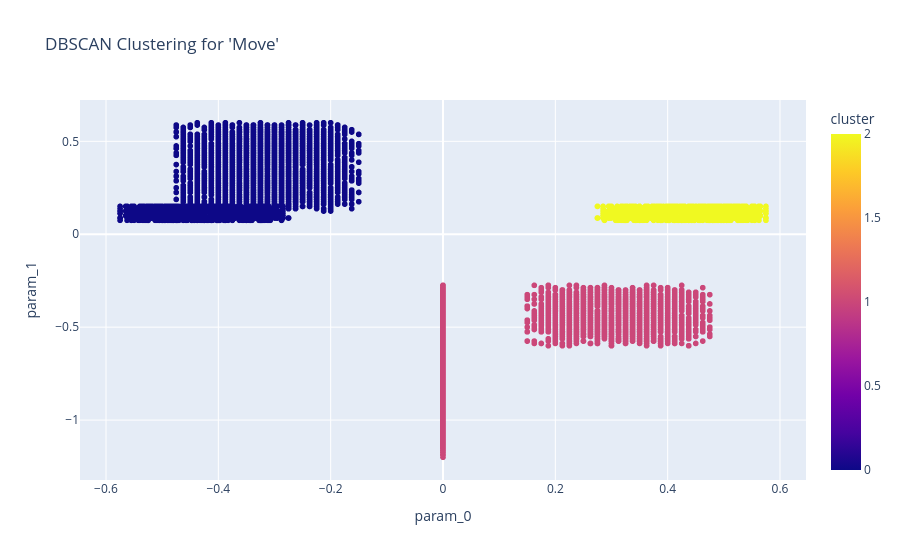

The notebook cell saved with this chart:
### Markdown cell above
# 5. Abstraction after Clustering

### Code cell
print("\n--- PHASE 2: ABSTRACTION ON CLUSTERED STRUCTURES ---")

# 2.1. Cluster a list of specified structures
# Define which structures you want to attempt to cluster.
structure_names_to_cluster = ["Move"] # CHANGED: Now a list
all_clustered_structures = {}

print(f"\nAttempting to cluster structures: {structure_names_to_cluster}...")

for structure_name in structure_names_to_cluster:
    print(f"\n--- Clustering '{structure_name}' ---")
    
    # Get the parameters for the current structure
    params = structures.get(structure_name)
    if not params:
        print(f"Structure '{structure_name}' not found or is empty. Skipping.")
        continue
        
    df = make_df_from_structure(params)

    if df.empty or df.shape[1] == 0:
        print(f"No float parameters to cluster for '{structure_name}'. Skipping.")
        continue

    # Normalize and cluster using DBSCAN
    X = StandardScaler().fit_transform(df.values)
    # Note: You might need to tune eps and min_samples for different structures
    labels = DBSCAN(eps=0.5, min_samples=10).fit_predict(X)
    df["cluster"] = labels
    
    # Visualize the clusters for the current structure
    num_clusters_found = len(set(labels)) - (1 if -1 in labels else 0)
    print(f"Found {num_clusters_found} clusters for '{structure_name}'.")
    
    fig = px.scatter(
        df, 
        x="param_0", 
        y="param_1" if "param_1" in df.columns else None, 
        color="cluster",
        title=f"DBSCAN Clustering for '{structure_name}'"
    )
    fig.show()

    # Create new, more specific structures based on the clusters found
    cluster_map = defaultdict(list)
    for i, label in enumerate(labels):
        if label != -1:  # Ignore noise points
            # Create a unique name for the new clustered structure
            new_structure_name = f"{structure_name.lower()}_cluster_{label}"
            cluster_map[new_structure_name].append(params[i])
            
    # Add the newly found clusters to our collection
    all_clustered_structures.update(dict(cluster_map))

### Figure 1 — Plotly figure (JSON) as saved in the notebook; plotly's stock layout.template omitted (floating-point values rounded to 4 significant figures; data arrays with more than 128 entries replaced by an {"elided": "..."} marker saying what was removed)
{"data": [{"hovertemplate": "param_0=%{x}<br>param_1=%{y}<br>cluster=%{marker.color}<extra></extra>", "legendgroup": "", "marker": {"color": {"elided": "9000 int values"}, "coloraxis": "coloraxis", "symbol": "circle"}, "mode": "markers", "name": "", "showlegend": false, "type": "scattergl", "x": {"elided": "9000 float values"}, "xaxis": "x", "y": {"elided": "9000 float values"}, "yaxis": "y"}], "layout": {"coloraxis": {"colorbar": {"title": {"text": "cluster"}}, "colorscale": [[0, "#0d0887"], [0.1111, "#46039f"], [0.2222, "#7201a8"], [0.3333, "#9c179e"], [0.4444, "#bd3786"], [0.5556, "#d8576b"], [0.6667, "#ed7953"], [0.7778, "#fb9f3a"], [0.8889, "#fdca26"], [1, "#f0f921"]]}, "legend": {"tracegroupgap": 0}, "title": {"text": "DBSCAN Clustering for 'Move'"}, "xaxis": {"anchor": "y", "domain": [0, 1], "title": {"text": "param_0"}}, "yaxis": {"anchor": "x", "domain": [0, 1], "title": {"text": "param_1"}}}}
